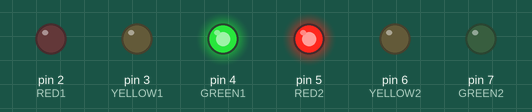
Recording of a sketch running on a simulated Arduino Uno, built with avr-gcc and run on an emulated ATmega328P. Parts: output pins drawn as LEDs (lit = HIGH).

Above: at 2.5 s.
At 6.0 s:
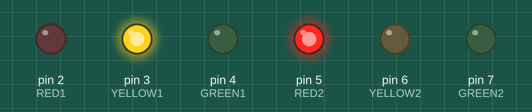
At 9.5 s:
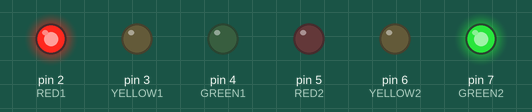
At 13.0 s:
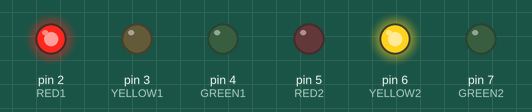
Timing chart, 0 to 18.2 s (numbered marks = the images above):
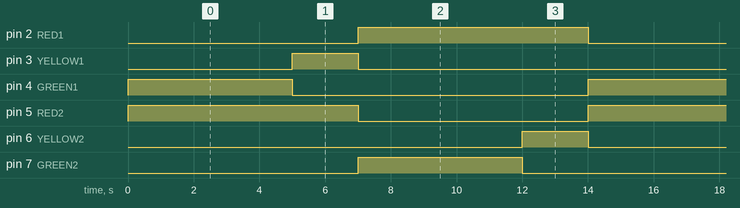

The sketch:

D.ino
```cpp
#define RED1 2
#define YELLOW1 3
#define GREEN1 4
#define RED2 5
#define YELLOW2 6
#define GREEN2 7

void setup() {
    pinMode(RED1, OUTPUT);
    pinMode(YELLOW1, OUTPUT);
    pinMode(GREEN1, OUTPUT);
    pinMode(RED2, OUTPUT);
    pinMode(YELLOW2, OUTPUT);
    pinMode(GREEN2, OUTPUT);
}

void loop() {
    digitalWrite(GREEN1, HIGH);
    digitalWrite(RED2, HIGH);
    delay(5000);

    digitalWrite(GREEN1, LOW);
    digitalWrite(YELLOW1, HIGH);
    delay(2000);

    digitalWrite(YELLOW1, LOW);
    digitalWrite(RED1, HIGH);
    digitalWrite(RED2, LOW);
    digitalWrite(GREEN2, HIGH);
    delay(5000);

    digitalWrite(GREEN2, LOW);
    digitalWrite(YELLOW2, HIGH);
    delay(2000);

    digitalWrite(YELLOW2, LOW);
    digitalWrite(RED2, HIGH);
    digitalWrite(RED1, LOW);
}
```

Measured:
- by itself, pin 2 (RED1), pin 5 (RED2): alternates HIGH for 7.0 s and LOW for 7.0 s
- by itself, pin 3 (YELLOW1), pin 6 (YELLOW2): alternates HIGH for 2.0 s and LOW for 12.0 s
- by itself, pin 4 (GREEN1), pin 7 (GREEN2): alternates HIGH for 5.0 s and LOW for 9.0 s
